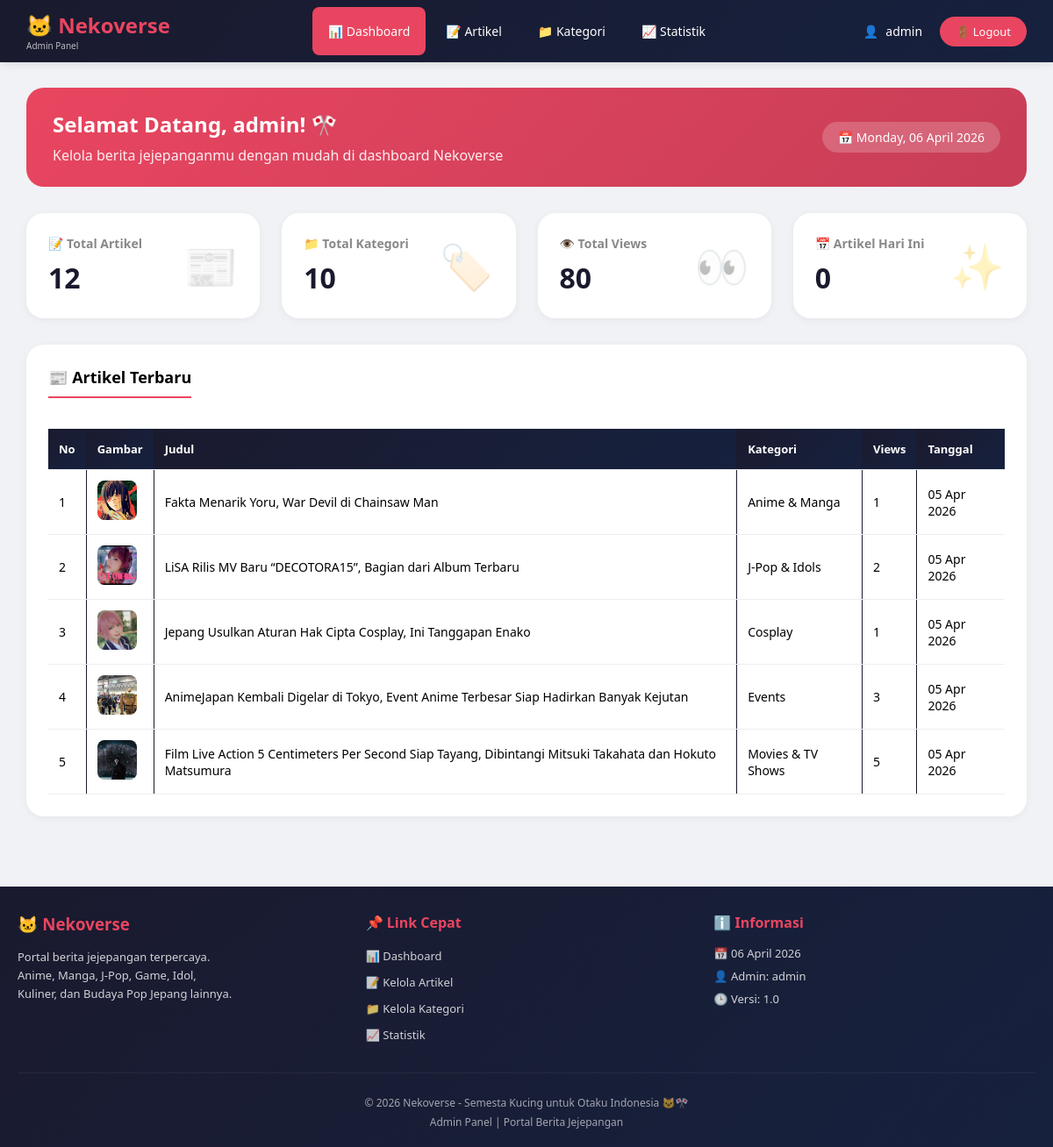
Screenshot of /Nekoverse/admin/index.php (signed in) with the database file from the repository.
### tables this page shows
CREATE TABLE `artikel` (
  `id` int(11) NOT NULL,
  `judul` varchar(200) NOT NULL,
  `slug` varchar(200) NOT NULL,
  `isi` text NOT NULL,
  `excerpt` varchar(300) DEFAULT NULL,
  `gambar` varchar(255) DEFAULT NULL,
  `id_kategori` int(11) DEFAULT NULL,
  `id_penulis` int(11) DEFAULT NULL,
  `tgl_publish` datetime DEFAULT current_timestamp(),
  `views` int(11) DEFAULT 0,
  `is_trending` tinyint(1) DEFAULT 0,
  `status` enum('draft','published') DEFAULT 'published'
);

CREATE TABLE `kategori` (
  `id` int(11) NOT NULL,
  `nama_kategori` varchar(50) NOT NULL,
  `slug` varchar(50) NOT NULL,
  `created_at` datetime DEFAULT current_timestamp()
);

### Nekoverse/config/database.php (called while the page is built, shortened)
<?php
$host = 'localhost';
$user = 'root';
$pass = '';
$dbname = 'nekoverse_v2';
$conn = mysqli_connect($host, $user, $pass, $dbname);
mysqli_set_charset($conn, "utf8");
function query($sql) {
    global $conn;
    $result = mysqli_query($conn, $sql);
    return $result;
}
function fetch($result) {
    return mysqli_fetch_assoc($result);
}
?>

### Nekoverse/admin/index.php (the view, shortened to what this page needs)
<?php
include '../config/database.php';
$total_artikel = mysqli_fetch_assoc(query("SELECT COUNT(*) as total FROM artikel"))['total'] ?? 0;
$total_kategori = mysqli_fetch_assoc(query("SELECT COUNT(*) as total FROM kategori"))['total'] ?? 0;
$total_views = mysqli_fetch_assoc(query("SELECT SUM(views) as total FROM artikel"))['total'] ?? 0;
$total_artikel_today = mysqli_fetch_assoc(query("SELECT COUNT(*) as total FROM artikel WHERE DATE(tgl_publish) = CURDATE()"))['total'] ?? 0;
include 'header.php';
?>
<div class="welcome-banner">
    <div>
        <h3>Selamat Datang, <?= $_SESSION['admin_username'] ?>! 🎌</h3>
        <p>Kelola berita jejepanganmu dengan mudah di dashboard Nekoverse</p>
    </div>
    <div class="date-badge">
        📅 <?= date('l, d F Y', strtotime('now')) ?>
    </div>
</div>
<div class="stats-grid">
    <div class="stat-card">
        <div class="stat-info">
            <h4>📝 Total Artikel</h4>
            <div class="stat-number"><?= $total_artikel ?></div>
        </div>
        <div class="stat-icon">📰</div>
    </div>
    <div class="stat-card">
        <div class="stat-info">
            <h4>📁 Total Kategori</h4>
            <div class="stat-number"><?= $total_kategori ?></div>
        </div>
        <div class="stat-icon">🏷️</div>
    </div>
    <div class="stat-card">
        <div class="stat-info">
            <h4>👁️ Total Views</h4>
            <div class="stat-number"><?= number_format($total_views) ?></div>
        </div>
        <div class="stat-icon">👀</div>
    </div>
    <div class="stat-card">
        <div class="stat-info">
            <h4>📅 Artikel Hari Ini</h4>
            <div class="stat-number"><?= $total_artikel_today ?></div>
        </div>
        <div class="stat-icon">✨</div>
    </div>
</div>
<div class="recent-articles">
    <div style="display: flex; justify-content: space-between; align-items: center; margin-bottom: 20px;">
        <h3 class="section-title" style="margin-bottom: 0;">📰 Artikel Terbaru</h3>
    </div>
    <?php
    $query = "SELECT a.*, k.nama_kategori
              FROM artikel a
              LEFT JOIN kategori k ON a.id_kategori = k.id
              ORDER BY a.tgl_publish DESC
              LIMIT 5";
    $result = query($query);
    if(mysqli_num_rows($result) > 0):
    ?>
    <div style="overflow-x: auto;">
        <table style="width: 100%; border-collapse: collapse;">
            <thead>
                <tr>
                    <th style="background: linear-gradient(135deg, #1a1a2e  0%, #16213e 100%); color: white; padding: 14px 12px; text-align: left;">No</th>
                    <th style="background: linear-gradient(135deg, #1a1a2e  0%, #16213e 100%); color: white; padding: 14px 12px; text-align: left;">Gambar</th>
                    <th style="background: linear-gradient(135deg, #1a1a2e  0%, #16213e 100%); color: white; padding: 14px 12px; text-align: left;">Judul</th>
                    <th style="background: linear-gradient(135deg, #1a1a2e  0%, #16213e 100%); color: white; padding: 14px 12px; text-align: left;">Kategori</th>
                    <th style="background: linear-gradient(135deg, #1a1a2e  0%, #16213e 100%); color: white; padding: 14px 12px; text-align: left;">Views</th>
                    <th style="background: linear-gradient(135deg, #1a1a2e  0%, #16213e 100%); color: white; padding: 14px 12px; text-align: left;">Tanggal</th>
                </tr>
            </thead>
            <tbody>
                <?php $no = 1; while($row = fetch($result)): ?>
                <tr style="border-bottom: 1px solid #f0f0f0;">
                    <td style="padding: 12px;"><?= $no++ ?></td>
                    <td style="padding: 12px;">
                        <?php if($row['gambar'] && file_exists('uploads/' . $row['gambar'])): ?>
                            <img src="uploads/<?= $row['gambar'] ?>" style="width: 45px; height: 45px; object-fit: cover; border-radius: 8px;">
                        <?php else: ?>
                            <div style="width: 45px; height: 45px; background: #f0f0f0; border-radius: 8px; display: flex; align-items: center; justify-content: center; font-size: 20px;">📷</div>
                        <?php endif; ?>
                    </td>
                    <td style="padding: 12px;">
                        <?= htmlspecialchars($row['judul']) ?>
                    </td>
                    <td style="padding: 12px;"><?= $row['nama_kategori'] ?? '-' ?></td>
                    <td style="padding: 12px;"><?= number_format($row['views']) ?></td>
                    <td style="padding: 12px;"><?= date('d M Y', strtotime($row['tgl_publish'])) ?></td>
                </tr>
                <?php endwhile; ?>
            </tbody>
        </table>
    </div>
    <?php endif; ?>
</div>
<?php include 'footer.php'; ?>

### Nekoverse/admin/header.php (style rules this page uses)
* { margin: 0; padding: 0; box-sizing: border-box; }
body { font-family: 'Segoe UI', Tahoma, Geneva, Verdana, sans-serif; background: #f0f2f5; }

### Nekoverse/admin/index.php (style rules this page uses)
.welcome-banner { background: linear-gradient(135deg, #e94560 0%, #c73e56 100%); border-radius: 20px; padding: 25px 30px; margin-bottom: 30px; color: white; display: flex; justify-content: space-between; align-items: center; flex-wrap: wrap; }
.welcome-banner h3 { font-size: 24px; margin-bottom: 8px; }
.welcome-banner p { opacity: 0.9; }
.date-badge { background: rgba(255,255,255,0.2); padding: 8px 18px; border-radius: 25px; font-size: 14px; }
.stats-grid { display: grid; grid-template-columns: repeat(auto-fit, minmax(240px, 1fr)); gap: 25px; margin-bottom: 30px; }
.stat-card { background: white; border-radius: 20px; padding: 25px; display: flex; align-items: center; justify-content: space-between; box-shadow: 0 2px 10px rgba(0,0,0,0.05); transition: transform 0.3s; }
.stat-info h4 { color: #888; font-size: 14px; margin-bottom: 8px; }
.stat-number { font-size: 32px; font-weight: bold; color: #1a1a2e; }
.stat-icon { font-size: 50px; opacity: 0.3; }
.section-title { font-size: 18px; margin-bottom: 20px; padding-bottom: 10px; border-bottom: 2px solid #e94560; display: inline-block; }
.recent-articles { background: white; border-radius: 20px; padding: 25px; box-shadow: 0 2px 10px rgba(0,0,0,0.05); overflow-x: auto; }
table { width: 100%; border-collapse: collapse; margin-top: 15px; }
th, td { padding: 15px 12px; text-align: left; border-bottom: 1px solid #eee; }
th { background: #f8f9fa; color: #555; font-weight: 600; font-size: 13px; }
td { font-size: 14px; }
.recent-articles th, .recent-articles td { border-right: 1.5px solid #1a1a2e ; }
.recent-articles th:last-child, .recent-articles td:last-child { border-right: none; }

### rows the page displays
artikel: gambar (picture), judul "Fakta Menarik Yoru, War Devil di Chainsaw Man", id_kategori.nama_kategori "Anime & Manga", views "1", tgl_publish "05 Apr 2026"
artikel: gambar (picture), judul "LiSA Rilis MV Baru “DECOTORA15”, Bagian dari Album Terbaru", id_kategori.nama_kategori "J-Pop & Idols", views "2", tgl_publish "05 Apr 2026"
artikel: gambar (picture), judul "Jepang Usulkan Aturan Hak Cipta Cosplay, Ini Tanggapan Enako", id_kategori.nama_kategori "Cosplay", views "1", tgl_publish "05 Apr 2026"
artikel: gambar (picture), judul "AnimeJapan Kembali Digelar di Tokyo, Event Anime Terbesar Siap Hadirkan Banyak Kejutan", id_kategori.nama_kategori "Events", views "3", tgl_publish "05 Apr 2026"
artikel: gambar (picture), judul "Film Live Action 5 Centimeters Per Second Siap Tayang, Dibintangi Mitsuki Takahata dan Hokuto Matsumura", id_kategori.nama_kategori "Movies & TV Shows", views "5", tgl_publish "05 Apr 2026"

### other values shown
$_SESSION['admin_username'] "admin"
$total_artikel "12"
$total_kategori "10"
$total_views "80"
$total_artikel_today "0"
